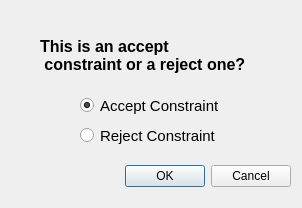
<?xml version="1.0" encoding="UTF-8"?>
<ui version="4.0">
 <class>ConstraintPositionChooserDialog</class>
 <widget class="QDialog" name="ConstraintPositionChooserDialog">
  <property name="geometry">
   <rect>
    <x>0</x>
    <y>0</y>
    <width>302</width>
    <height>208</height>
   </rect>
  </property>
  <property name="windowTitle">
   <string>Dialog</string>
  </property>
  <widget class="QDialogButtonBox" name="buttonBox">
   <property name="geometry">
    <rect>
     <x>-50</x>
     <y>160</y>
     <width>341</width>
     <height>32</height>
    </rect>
   </property>
   <property name="orientation">
    <enum>Qt::Horizontal</enum>
   </property>
   <property name="standardButtons">
    <set>QDialogButtonBox::Cancel|QDialogButtonBox::Ok</set>
   </property>
  </widget>
  <widget class="QRadioButton" name="acceptRadioButton">
   <property name="geometry">
    <rect>
     <x>80</x>
     <y>90</y>
     <width>151</width>
     <height>31</height>
    </rect>
   </property>
   <property name="font">
    <font>
     <pointsize>11</pointsize>
    </font>
   </property>
   <property name="text">
    <string>Accept Constraint</string>
   </property>
   <property name="checked">
    <bool>true</bool>
   </property>
  </widget>
  <widget class="QRadioButton" name="rejectRadioButton">
   <property name="geometry">
    <rect>
     <x>80</x>
     <y>120</y>
     <width>151</width>
     <height>31</height>
    </rect>
   </property>
   <property name="font">
    <font>
     <pointsize>11</pointsize>
    </font>
   </property>
   <property name="text">
    <string>Reject Constraint</string>
   </property>
  </widget>
  <widget class="QLabel" name="label">
   <property name="geometry">
    <rect>
     <x>40</x>
     <y>30</y>
     <width>231</width>
     <height>51</height>
    </rect>
   </property>
   <property name="font">
    <font>
     <pointsize>12</pointsize>
     <weight>75</weight>
     <bold>true</bold>
    </font>
   </property>
   <property name="text">
    <string>This is an accept
 constraint or a reject one?</string>
   </property>
  </widget>
 </widget>
 <resources/>
 <connections>
  <connection>
   <sender>buttonBox</sender>
   <signal>accepted()</signal>
   <receiver>ConstraintPositionChooserDialog</receiver>
   <slot>accept()</slot>
   <hints>
    <hint type="sourcelabel">
     <x>248</x>
     <y>254</y>
    </hint>
    <hint type="destinationlabel">
     <x>157</x>
     <y>274</y>
    </hint>
   </hints>
  </connection>
  <connection>
   <sender>buttonBox</sender>
   <signal>rejected()</signal>
   <receiver>ConstraintPositionChooserDialog</receiver>
   <slot>reject()</slot>
   <hints>
    <hint type="sourcelabel">
     <x>316</x>
     <y>260</y>
    </hint>
    <hint type="destinationlabel">
     <x>286</x>
     <y>274</y>
    </hint>
   </hints>
  </connection>
 </connections>
</ui>
